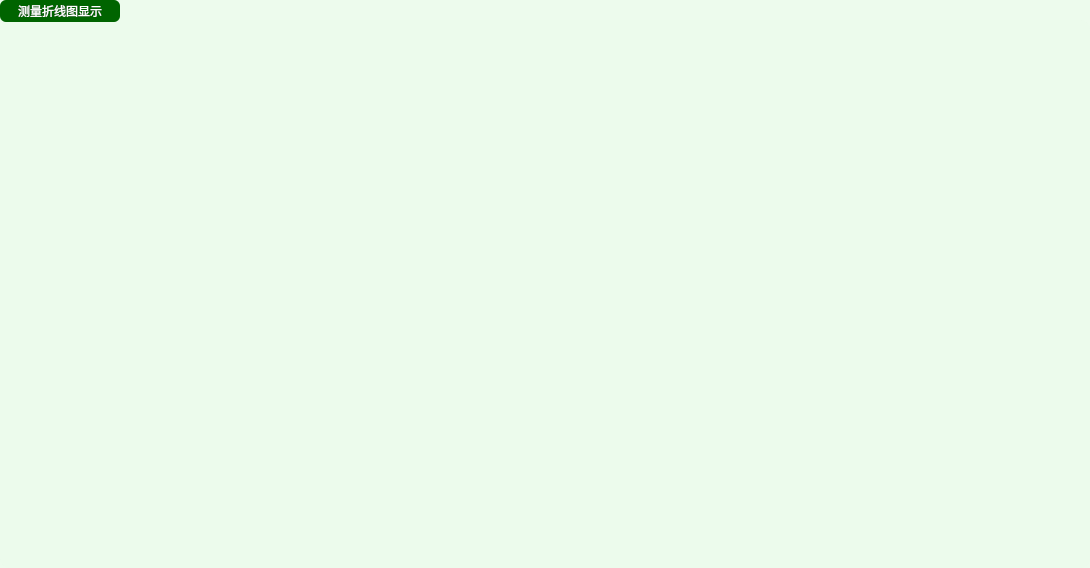
     <widget class="QGroupBox" name="groupBox_3">
      <property name="minimumSize">
       <size>
        <width>1090</width>
        <height>0</height>
       </size>
      </property>
      <property name="styleSheet">
       <string notr="true">QGroupBox {
    border: 2px solid qlineargradient(x1:0, y1:0, x2:1, y2:1,
                                      stop:0 #38B000, stop:1 #006400); /* 绿色渐变 */
    border-radius: 10px;
    background-color: rgba(235, 250, 235, 90%); /* 浅绿色，清新自然 */
    margin-top: 20px;
}

QGroupBox::title {
    color: #FFFFFF;
    background-color: #006400; /* 深绿色，稳重专业 */
    font: 75 12pt &quot;Microsoft YaHei UI&quot;;
    subcontrol-origin: margin;
    subcontrol-position: top left;
    padding: 4px 16px;
    border-radius: 6px;
}

/* 禁用状态 */
QGroupBox:disabled {
    border-color: #7CB518;  /* 中等绿色 */
    color: #7A8C7A;
}

QGroupBox QCheckBox {
    color: #006400; /* 深绿色，与标题呼应 */
}</string>
      </property>
      <property name="title">
       <string>测量折线图显示</string>
      </property>
      <layout class="QGridLayout" name="gridLayout_7">
       <item row="0" column="0">
        <layout class="QGridLayout" name="gridLayout_4">
         <item row="0" column="0">
          <widget class="QWidget" name="chartContainer_B_Depth" native="true">
           <property name="minimumSize">
            <size>
             <width>530</width>
             <height>260</height>
            </size>
           </property>
           <property name="maximumSize">
            <size>
             <width>760</width>
             <height>380</height>
            </size>
           </property>
          </widget>
         </item>
         <item row="0" column="1">
          <widget class="QWidget" name="chartContainer_B_Width" native="true">
           <property name="minimumSize">
            <size>
             <width>530</width>
             <height>260</height>
            </size>
           </property>
           <property name="maximumSize">
            <size>
             <width>760</width>
             <height>380</height>
            </size>
           </property>
          </widget>
         </item>
         <item row="1" column="0">
          <widget class="QWidget" name="chartContainer_A_Depth" native="true">
           <property name="minimumSize">
            <size>
             <width>530</width>
             <height>260</height>
            </size>
           </property>
           <property name="maximumSize">
            <size>
             <width>760</width>
             <height>380</height>
            </size>
           </property>
          </widget>
         </item>
         <item row="1" column="1">
          <widget class="QWidget" name="chartContainer_A_Width" native="true">
           <property name="minimumSize">
            <size>
             <width>530</width>
             <height>260</height>
            </size>
           </property>
           <property name="maximumSize">
            <size>
             <width>760</width>
             <height>380</height>
            </size>
           </property>
          </widget>
         </item>
        </layout>
       </item>
      </layout>
     </widget>
